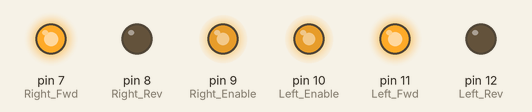
Recording of a sketch running on a simulated Arduino Uno, built with avr-gcc and run on an emulated ATmega328P. On the bench: output pins drawn as LEDs (lit = HIGH).

Above: at 0.1 s.
At 2.1 s:
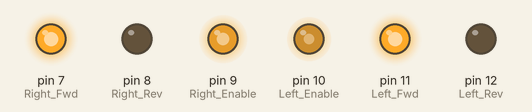
At 4.1 s:
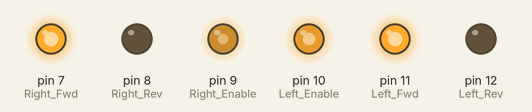
At 10.1 s:
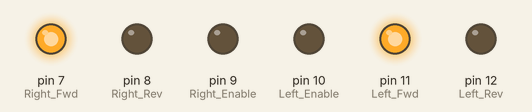
Timing chart, 0 to 11.6 s (numbered marks = the images above):
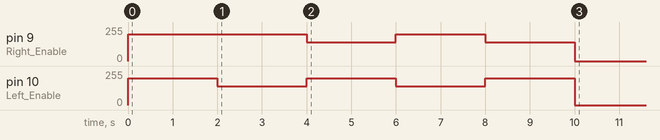

Measured:
- by itself, pin 10 (Left_Enable): repeats every 4.0 s: 140/255 2.0 s, 200/255 2.0 s, until it stays 0/255 from 10.0 s
- by itself, pin 9 (Right_Enable): 0/255 → 200/255 at 0.00 s, → 140/255 4.0 s later, → 200/255 2.0 s later, → 140/255 2.0 s later, … (5 changes in this stretch)

The sketch:

Story_5.ino
```cpp
const int Left_Rev = 12;
const int Left_Fwd = 11;
const int Left_Enable = 10;
const int Right_Enable = 9;
const int Right_Rev = 8;
const int Right_Fwd = 7;

unsigned long currentTime;

void setup()
{
  pinMode(Left_Rev, OUTPUT);
  pinMode(Left_Fwd, OUTPUT);
  pinMode(Left_Enable, OUTPUT);
  pinMode(Right_Enable, OUTPUT);
  pinMode(Right_Fwd, OUTPUT);
  pinMode(Right_Rev, OUTPUT);

digitalWrite(Left_Rev, LOW);
  digitalWrite(Left_Fwd, HIGH);
  digitalWrite(Right_Rev, LOW);
  digitalWrite(Right_Fwd, HIGH);

  currentTime = millis();
}

void forward()
{
digitalWrite(Left_Rev, LOW);
  digitalWrite(Left_Fwd, HIGH);
  digitalWrite(Right_Rev, LOW);
  digitalWrite(Right_Fwd, HIGH);
  analogWrite(Left_Enable, 200);
  analogWrite(Right_Enable, 200);
}
void left_forward()
{
digitalWrite(Left_Rev, LOW);
  digitalWrite(Left_Fwd, HIGH);
  digitalWrite(Right_Rev, LOW);
  digitalWrite(Right_Fwd, HIGH);
  analogWrite(Left_Enable, 140);
  analogWrite(Right_Enable, 200);
}
void right_forward()
{
digitalWrite(Left_Rev, LOW);
  digitalWrite(Left_Fwd, HIGH);
  digitalWrite(Right_Rev, LOW);
  digitalWrite(Right_Fwd, HIGH);
  analogWrite(Left_Enable, 200);
  analogWrite(Right_Enable, 140);
}
void stop()
{
  analogWrite(Left_Enable, 0);
  analogWrite(Right_Enable, 0);
}
void loop(){
  unsigned long elapsed = millis()-currentTime;

  if(elapsed <= 10000){
    if (elapsed < 2000){
      forward();
    }
    else if (elapsed < 4000){
      left_forward();
    }
    else if (elapsed < 6000){
      right_forward();
    }
    else if (elapsed < 8000) {
      left_forward();
    }
    else {
      right_forward();
       }
     }
  else {
      stop();
       }
  }
```
